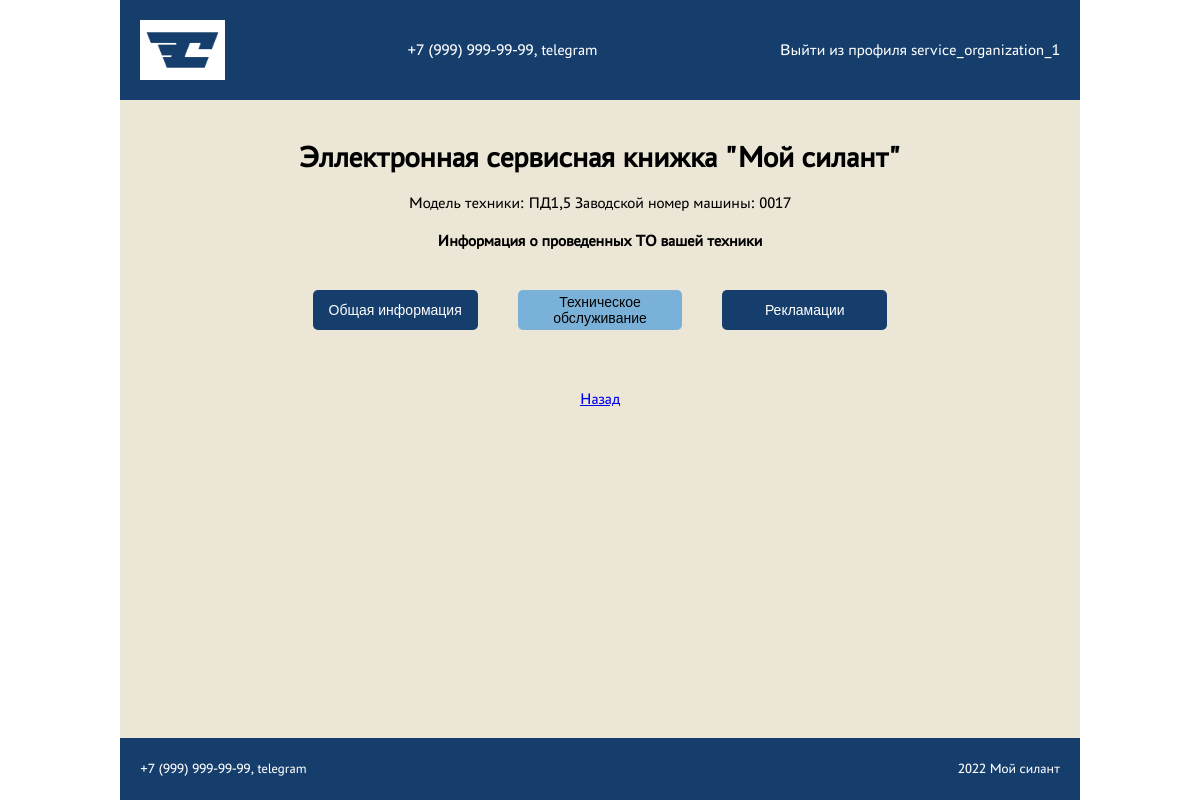
/machines/1/ (signed in), run on an earlier commit of the app's database.
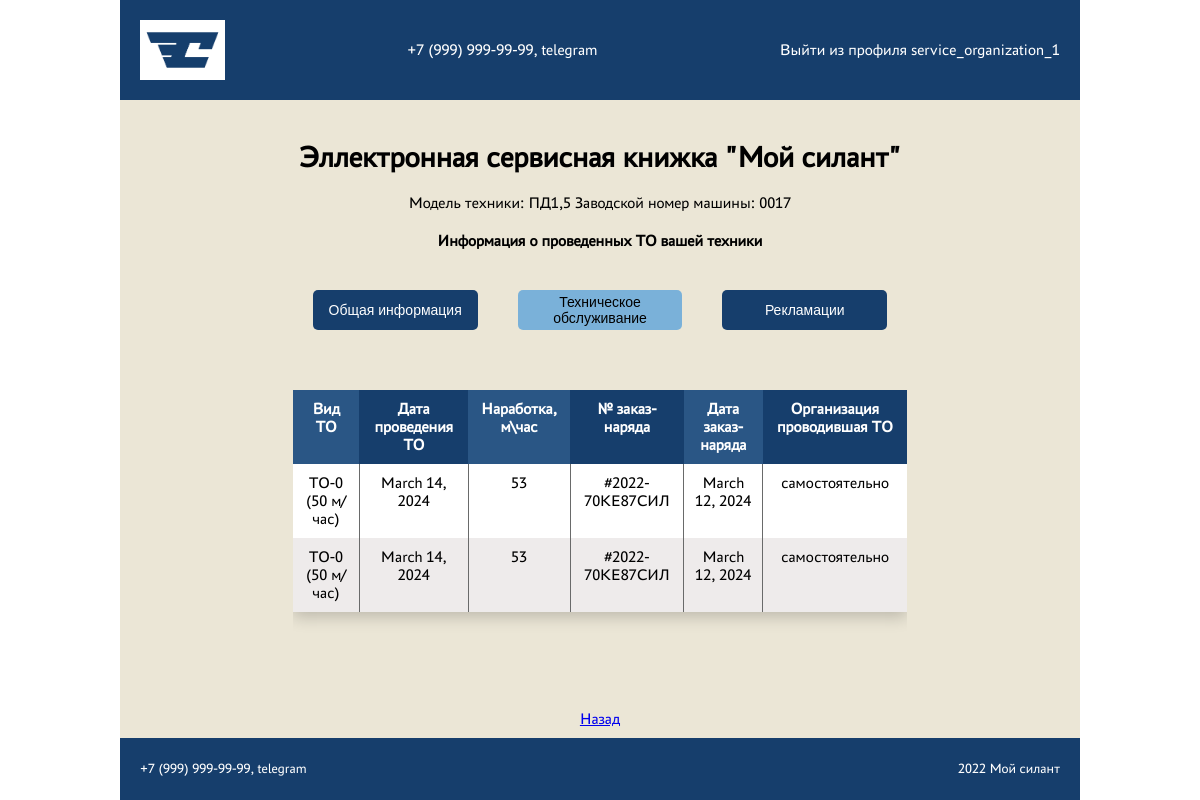
And on a later commit of the database.
### core/models.py (models this page shows, shortened)
class Machine(models.Model):
    serial_number_of_machine = models.CharField(max_length=255, verbose_name='Зав. № машины')
    model_of_equipment = models.ForeignKey(EquipmentModel, on_delete=models.CASCADE, verbose_name='Модель техники')
    model_of_engine = models.ForeignKey(EngineModel, on_delete=models.CASCADE, verbose_name='Модель двигателя')
    serial_number_of_engine = models.CharField(max_length=255, verbose_name='Зав. № двигателя')
    transmission_model = models.ForeignKey(TransmissionModel, on_delete=models.CASCADE, verbose_name='Модель трансмиссии')
    serial_number_of_transmission = models.CharField(max_length=255, verbose_name='Зав. № трансмиссии')
    drive_axle_model = models.ForeignKey(DriveAxleModel, on_delete=models.CASCADE, verbose_name='Модель ведущего моста')
    serial_number_of_drive_axle = models.CharField(max_length=255, verbose_name='Зав. № ведущего моста')
    steering_axle_model = models.ForeignKey(SteeringAxleModel, on_delete=models.CASCADE, verbose_name='Модель управляемого моста')
    serial_number_of_steering_axle = models.CharField(max_length=255, verbose_name='Зав. № управляемого моста')
    supply_contract_number_and_date = models.CharField(max_length=255, verbose_name='Договор поставки №, дата')
    date_shipped_from_factory = models.DateField(null=True, verbose_name='Дата отгрузки с завода')
    recipient = models.CharField(max_length=255, verbose_name='Грузополучатель (конечный потребитель)')
    delivery_address = models.CharField(max_length=255, blank=True, verbose_name='Адрес доставки (эксплуатации)')
    equipment = models.CharField(max_length=255, blank=True, verbose_name='Комплектация (доп. опции)')
    client = models.ForeignKey(Client, on_delete=models.CASCADE, verbose_name='Клиент')
    service_company = models.ForeignKey(ServiceCompany, on_delete=models.CASCADE, verbose_name='Сервисная компания')

class BaseModel(models.Model):
    def __str__(self):
        return self.name
    class Meta:
        abstract = True

class EquipmentModel(BaseModel):
    name = models.CharField(max_length=255)
    description = models.CharField(max_length=255)

class Maintenance(models.Model):
    maintenance_type = models.ForeignKey(MaintenanceType, on_delete=models.CASCADE, verbose_name='Вид ТО')
    maintenance_date = models.DateField(null=True, verbose_name='Дата проведения ТО')
    operating_time = models.IntegerField(verbose_name='Наработка, м/час')
    work_order_number = models.CharField(max_length=255, verbose_name='№ заказ-наряда')
    work_order_date = models.DateField(null=True, verbose_name='Дата заказ-наряда')
    the_organization_that_carried_out_the_maintenance = models.CharField(max_length=255, verbose_name='Организация, проводившая ТО')
    machine = models.ForeignKey(Machine, on_delete=models.CASCADE, verbose_name='Машина')
    service_company = models.ForeignKey(ServiceCompany, on_delete=models.CASCADE, verbose_name='Сервисная компания')

class MaintenanceType(BaseModel):
    name = models.CharField(max_length=255)
    description = models.CharField(max_length=255)

### core/views.py (the view)
# urls.py: path('machines/<int:machine_id>/', machine_detail, name='machine_detail'),
@login_required
@permission_required("core.view_machine", raise_exception=True)
@permission_required("core.view_maintenance", raise_exception=True)
def machine_detail(request, machine_id):
    try:
        machine = Machine.objects.get(id=machine_id)
    except Machine.DoesNotExist:
        return redirect("machine_list")
    maintenances = Maintenance.objects.filter(machine_id=machine_id)
    return render(
        request,
        "machine_detail.html",
        {"machine": machine, "maintenances": maintenances},
    )

### templates/machine_detail.html (shortened to what this page needs)
{% extends 'base.html' %}
{% block content %}
<main class="main">
    {% if machine %}
    <div class="user-info">
        <span>Модель техники: {{ machine.model_of_equipment }}</span>
        <span>Заводской номер машины: {{ machine.serial_number_of_machine }}</span>
    </div>
    <div class="result-wrapper">
        <h1>Информация о проведенных ТО вашей техники</h1>
        {% include 'tabs.html' with active_tab='maintenance' %}
        {% if maintenances %}
        <div class="adaptive-table-wrapper">
                <table class="adaptive-table">
                    <thead>
                        <tr>
                            <th>Вид ТО</th>
                            <th>Дата проведения ТО</th>
                            <th>Наработка, м\час</th>
                            <th>№ заказ-наряда</th>
                            <th>Дата заказ-наряда</th>
                            <th>Организация проводившая ТО</th>
                        </tr>
                    </thead>
                    <tbody>
                        {% for maintenance in maintenances %}
                        <tr>
                            <td>{{ maintenance.maintenance_type }}</a></td>
                            <td>{{ maintenance.maintenance_date }}</td>
                            <td>{{ maintenance.operating_time }}</td>
                            <td>{{ maintenance.work_order_number }}</td>
                            <td>{{ maintenance.work_order_date }}</td>
                            <td>{{ maintenance.the_organization_that_carried_out_the_maintenance }}</td>
                        </tr>
                        {% endfor %}
                    </tbody>
                </table>
            {% endif %}
        </div>
    </div>
    {% else %}
    <div class="result-wrapper">
        <span>Данной машины нет в базе</span>
    </div>
    {% endif %}
    <a href="{% url 'machine_list' %}">Назад</a>
</main>
{% endblock content %}

### templates/base.html (shortened to what this page needs)
<!DOCTYPE html>
<html lang="en">
  <head>
    {% load static %}
      <link href="{% static 'css/main.css' %}" rel="stylesheet" />
      <link href="{% static 'css/index/index.css' %}" rel="stylesheet" />
      <link href="{% static 'css/machine_list/machine_list.css' %}" rel="stylesheet" />
      <link href="{% static 'css/create_maintenance/create_maintenance.css' %}" rel="stylesheet" />
  </head>
  <body>
    <nav>
        <div class="logo-signin-wrapper">
            <img src="{% static 'img/logo.jpg' %}">
            <span>+7 (999) 999-99-99, telegram</span>
            {% if user.is_authenticated %}
            <a href="{% url 'account_logout' %}">Выйти из профиля {{ user.username }}</a>
            {% else %}
            <a href="{% url 'account_login' %}">Авторизация</a>
            {% endif %}
        </div>
    </nav>
    <section class="main-section">
      <div class="underlogo">
        <h1>Эллектронная сервисная книжка "Мой силант"</h1>
      </div>
      {% block content %}{% endblock %}
    </section>
    <footer>
        <div class="footer-wrapper">
            <span>+7 (999) 999-99-99, telegram</span>
            <span>2022 Мой силант</span>
        </div>
    </footer>
  </body>
</html>

### templates/tabs.html
<div class="tabs">
    <button {% if active_tab == 'general' %}class="active-tab"{% endif %} id="general-button">Общая информация</button>
    <button {% if active_tab == 'maintenance' %}class="active-tab"{% endif %} id="maintenance-button">Техническое обслуживание</button>
    <button {% if active_tab == 'complaint' %}class="active-tab"{% endif %} id="complaint-button">Рекламации</button>
</div>

### static/css/main.css (style rules this page uses)
* { margin: 0; padding: 0; border: 0; outline: 0; font-size: 100%; vertical-align: baseline; background: transparent; }
body { display: flex; flex-direction: column; justify-items: center; align-items: center; height: 100vh; width: 100%; font-family: 'PT Astra Sans', sans-serif; }
nav { background-color: #163E6C; width: 80%; height: 100px; display: flex; flex-direction: column; justify-content: space-between; align-items: center; color: white; }
.logo-signin-wrapper { display: flex; justify-content: space-between; align-items: center; width: 100%; }
.logo-signin-wrapper > img { height: 60px; padding: 20px 0 20px 20px; }
.logo-signin-wrapper > a { color: white; text-decoration: none; padding-right: 20px; }
.main-section { display: flex; flex-direction: column; justify-content: center; align-items: center; width: 80%; height: 100%; background-color: #EBE6D6; padding: 20px 0 0 0; }
.underlogo { padding-top: 20px; display: flex; flex-direction: column; justify-content: center; align-items: center; width: 80%; background-color: #EBE6D6; }
.underlogo > h1 { font-size: 30px; color: black; }
footer { background-color: #163E6C; width: 80%; height: 80px; display: flex; flex-direction: column; justify-content: center; align-items: center; }
.footer-wrapper { color: white; font-size: 14px; display: flex; justify-content: space-between; align-items: center; width: 100%; }
.footer-wrapper > span { padding: 0 20px 0 20px; }
.tabs > .active-tab { background-color: rgba(110, 172, 218, 0.9); color: black; }

### static/css/index/index.css (style rules this page uses)
.main { display: flex; flex-direction: column; align-items: center; width: 80%; height: 100%; background-color: #EBE6D6; padding: 20px 0 0 0; }
.result-wrapper { display: flex; flex-direction: column; justify-content: center; align-items: center; width: 80%; padding: 20px; }
.adaptive-table-wrapper { margin-top: 20px; width: 100%; height: 300px; overflow: auto; }
.adaptive-table-wrapper > .adaptive-table { width: 100%; border-collapse: collapse; text-align: center; background-color: white; box-shadow: 0 5px 15px rgba(0, 0, 0, 0.2); }
.adaptive-table-wrapper > .adaptive-table td, .adaptive-table-wrapper > .adaptive-table th { padding: 10px; text-align: center; }
.adaptive-table-wrapper > .adaptive-table th { background-color: #163E6C; color: white; }
.adaptive-table-wrapper > .adaptive-table th:nth-child(odd) { background-color: #2a5685; }
.adaptive-table-wrapper > .adaptive-table tr:nth-child(even) { background-color: #eeebeb; }
.adaptive-table-wrapper > .adaptive-table td { border-right: 1px solid #696a6a; }
.adaptive-table-wrapper > .adaptive-table td:last-child { border-right: none; }

### static/css/machine_list/machine_list.css (style rules this page uses)
.tabs { display: flex; flex-direction: row; justify-content: space-around; align-items: center; width: 100%; margin: 20px 0 20px 0; }
.tabs > button { width: 100%; height: 40px; border-radius: 5px; margin: 20px; padding: 5px; background-color: #163E6C; color: white; display: flex; align-items: center; justify-content: center; font-size: 14px; cursor: pointer; }

What changed in the data, as far as the page shows it:
added Maintenance: maintenance_type "ТО-0 (50 м/час)", maintenance_date "March 14, 2024", operating_time "53", work_order_number "#2022-70КЕ87СИЛ", work_order_date "March 12, 2024", the_organization_that_carried_out_the_maintenance "самостоятельно"
added Maintenance: maintenance_type "ТО-0 (50 м/час)", maintenance_date "March 14, 2024", operating_time "53", work_order_number "#2022-70КЕ87СИЛ", work_order_date "March 12, 2024", the_organization_that_carried_out_the_maintenance "самостоятельно"
Also different on the page:
text now shown: "Вид ТО Дата проведения ТО Наработка, м\\час № заказ-наряда Дата заказ-наряда Организация проводившая ТО"
